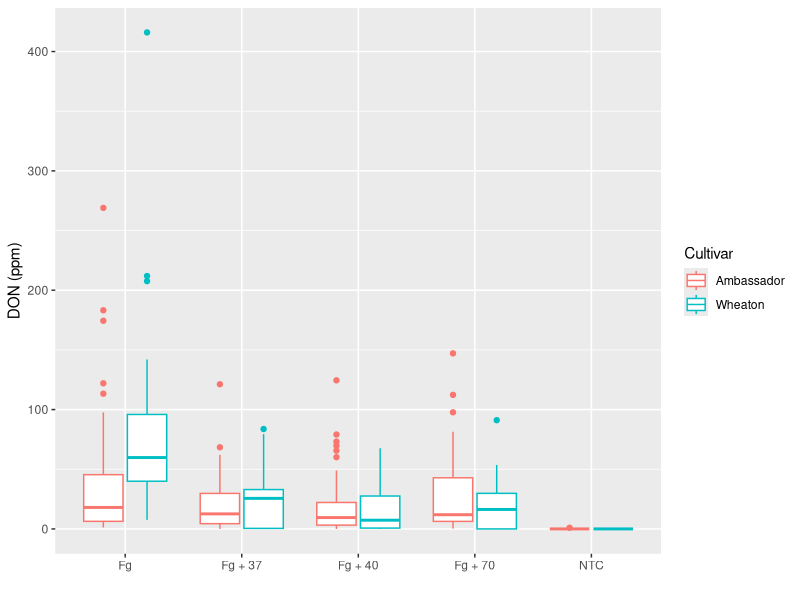
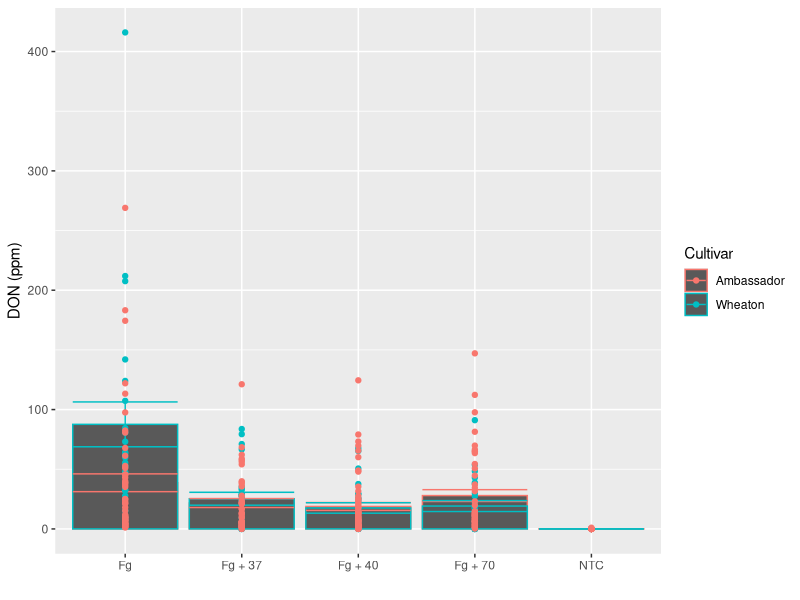
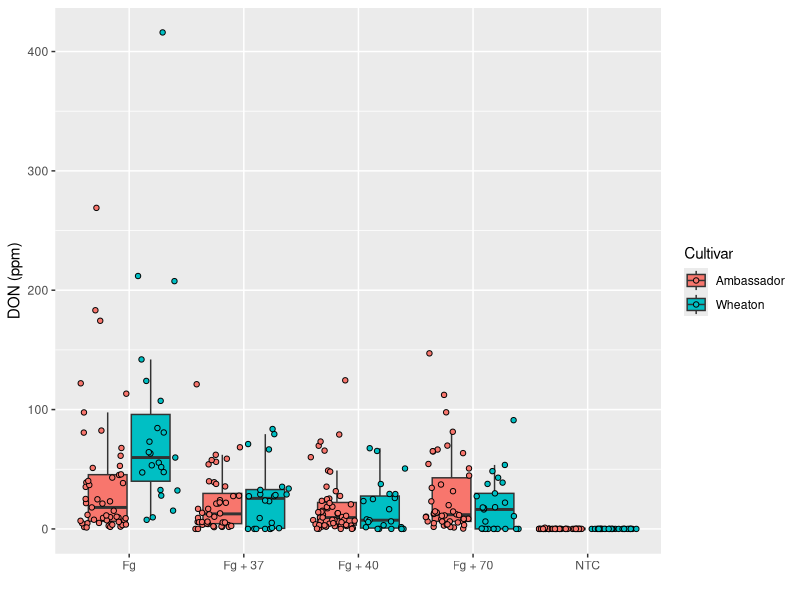
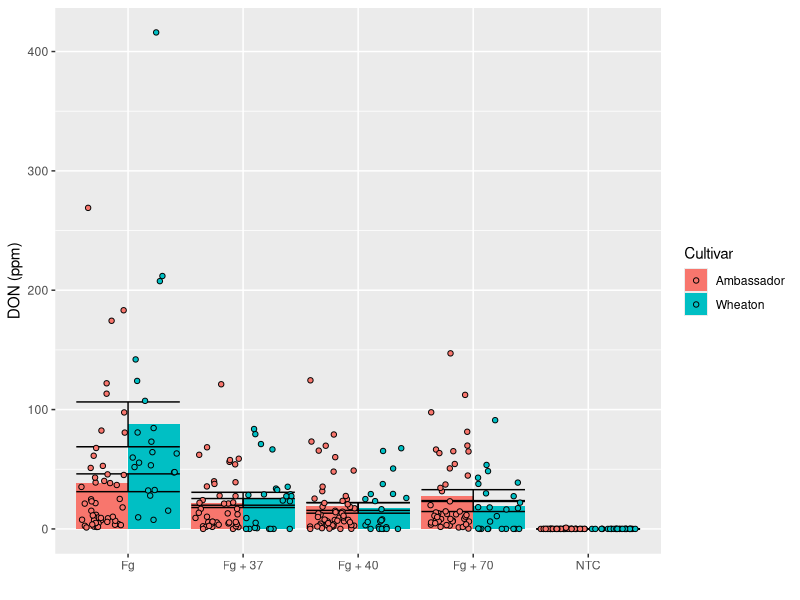
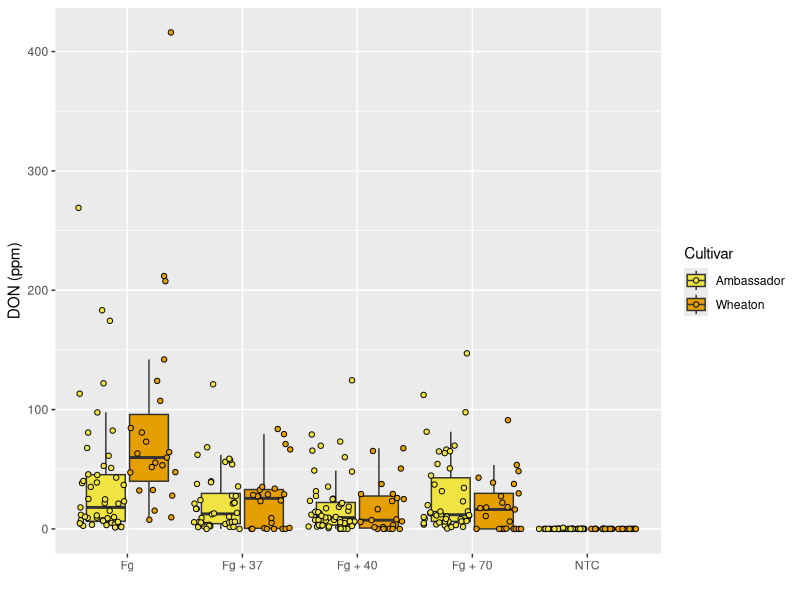
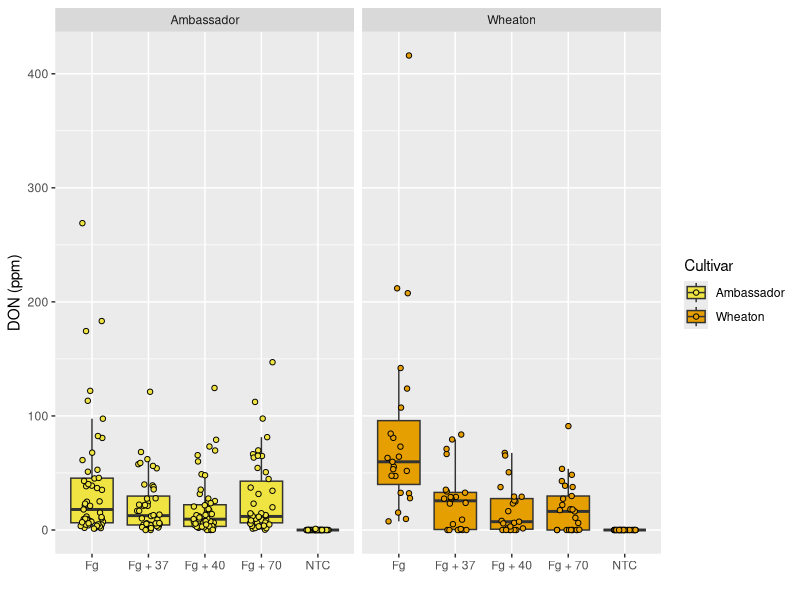
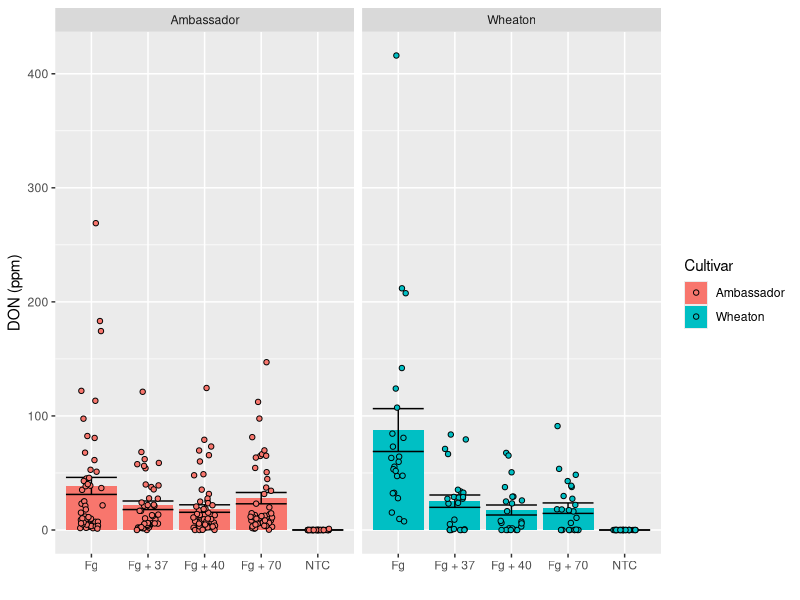
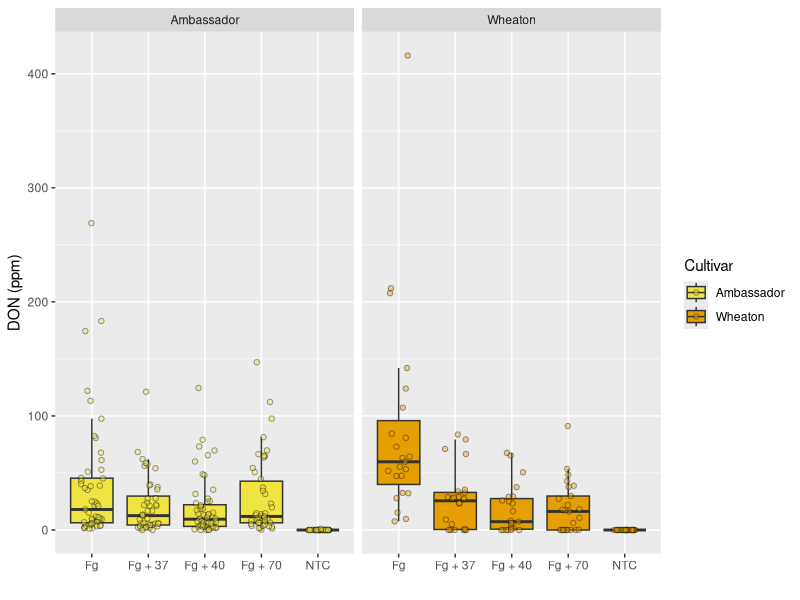

Recreate these plots in R, in order.
#Read in data
myco = read.csv("MycotoxinData.csv", na.strings = "na")
str(myco)
View(myco)
#####Packages#####
library(ggplot2)

#####Question 2#####
#DON = y
#Treatment = x
#Cultivar = color
#Build boxplot with data
ggplot(myco, aes(x=Treatment, y=DON, color = Cultivar)) + 
  geom_boxplot() +
  ylab("DON (ppm)") +
  xlab("")

#####Question 3#####
ggplot(myco, aes(x=Treatment, y=DON, color = Cultivar)) + 
  stat_summary(fun=mean,geom="bar") +
  stat_summary(fun.data = mean_se, geom = "errorbar") +
  geom_point() +
  ylab("DON (ppm)") +
  xlab("")

#####Question 4#####
#boxplot, add jitter, shape to 21, and outline black
ggplot(myco, aes(x=Treatment, y=DON, fill = Cultivar)) + 
  geom_boxplot(outlier.color = "NA") +
  ylab("DON (ppm)") +
  xlab("") +
  geom_point(pch=21,color="black", position=position_jitterdodge(dodge.width=0.9)) 

#barplot, add jitter, shape to 21, and outline black
ggplot(myco, aes(x=Treatment, y=DON, fill = Cultivar)) + 
  stat_summary(fun=mean,geom="bar", position="dodge") +
  stat_summary(fun.data = mean_se, geom = "errorbar") +
  geom_point(pch=21,color="black", position=position_jitterdodge(dodge.width=0.9))  +
  ylab("DON (ppm)") +
  xlab("")

#####Question 5#####
#boxplot, color
cbbPalette = c("#000000", "#E69F00", "#56B4E9", "#009E73", "#F0E442", "#0072B2", "#D55E00", "#CC79A7")
colorchoice = c("#F0E442","#E69F00")

ggplot(myco, aes(x=Treatment, y=DON, fill = Cultivar)) + 
  geom_boxplot(outlier.color = "NA") +
  scale_fill_manual(values=colorchoice) +
  ylab("DON (ppm)") +
  xlab("") +
  geom_point(pch=21,color="black", position=position_jitterdodge(dodge.width=0.9)) 

#####Question 6#####
#boxplot, add facet
ggplot(myco, aes(x=Treatment, y=DON, fill = Cultivar)) + 
  geom_boxplot(outlier.color = "NA") +
  scale_fill_manual(values=colorchoice) +
  ylab("DON (ppm)") +
  xlab("") +
  geom_point(pch=21,color="black", position=position_jitterdodge(dodge.width=0.9)) +
  facet_wrap(~Cultivar)

#Barplot
ggplot(myco, aes(x=Treatment, y=DON, fill = Cultivar)) + 
  stat_summary(fun=mean,geom="bar", position="dodge") +
  stat_summary(fun.data = mean_se, geom = "errorbar") +
  geom_point(pch=21,color="black", position=position_jitterdodge(dodge.width=0.9))  +
  ylab("DON (ppm)") +
  xlab("") +
  facet_wrap(~Cultivar)


#####Question 7#####
#boxplot, transparency with alpha
ggplot(myco, aes(x=Treatment, y=DON, fill = Cultivar)) + 
  geom_boxplot(outlier.color = "NA") +
  scale_fill_manual(values=colorchoice) +
  ylab("DON (ppm)") +
  xlab("") +
  geom_point(pch=21,color="black",alpha=0.4, position=position_jitterdodge(dodge.width=0.9)) +
  facet_wrap(~Cultivar)

#barplot
ggplot(myco, aes(x=Treatment, y=DON, fill = Cultivar)) + 
  stat_summary(fun=mean,geom="bar", position="dodge") +
  stat_summary(fun.data = mean_se, geom = "errorbar") +
  geom_point(pch=21,color="black",alpha=0.4, position=position_jitterdodge(dodge.width=0.9))  +
  ylab("DON (ppm)") +
  xlab("") +
  facet_wrap(~Cultivar)

#####Question 8#####
#line plot
ggplot(myco, aes(x=Treatment, y=DON, fill = Cultivar)) + 
  geom_dotplot(binaxis="y", stackgroups = TRUE, binwidth=8, method="histodot",
               position=position_jitterdodge()) +
  scale_fill_manual(values=colorchoice) +
  ylab("DON (ppm)") +
  xlab("") +
  facet_wrap(~Cultivar)



#I would choose to use the bar plot because it gives a better overview of the data and is 
#easy to view and understand. The bar graph had too much going on, and it was harder to view the data as easy.

#Completed






